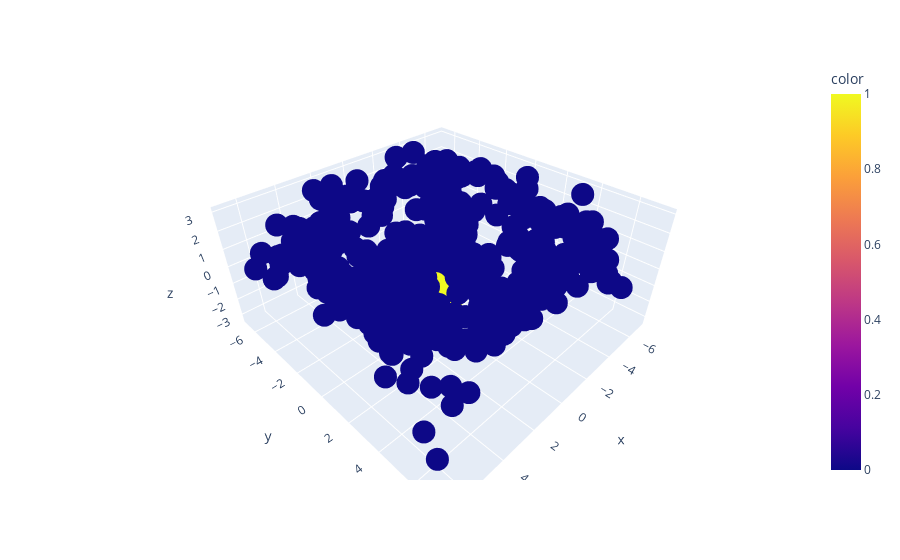

Notebook source saved alongside this figure:
### Code cell
fig = px.scatter_3d(x=X[:, 0], y=X[:, 1], z=X[:, 2], color=y)
fig.show()

### Figure 1 — Plotly figure (JSON) as saved in the notebook; plotly's stock layout.template omitted (floating-point values rounded to 4 significant figures; data arrays with more than 128 entries replaced by an {"elided": "..."} marker saying what was removed)
{"data": [{"hovertemplate": "x=%{x}<br>y=%{y}<br>z=%{z}<br>color=%{marker.color}<extra></extra>", "legendgroup": "", "marker": {"color": {"elided": "500 int values"}, "coloraxis": "coloraxis", "symbol": "circle"}, "mode": "markers", "name": "", "scene": "scene", "showlegend": false, "type": "scatter3d", "x": {"elided": "500 float values"}, "y": {"elided": "500 float values"}, "z": {"elided": "500 float values"}}], "layout": {"coloraxis": {"colorbar": {"title": {"text": "color"}}, "colorscale": [[0, "#0d0887"], [0.1111, "#46039f"], [0.2222, "#7201a8"], [0.3333, "#9c179e"], [0.4444, "#bd3786"], [0.5556, "#d8576b"], [0.6667, "#ed7953"], [0.7778, "#fb9f3a"], [0.8889, "#fdca26"], [1, "#f0f921"]]}, "legend": {"tracegroupgap": 0}, "margin": {"t": 60}, "scene": {"domain": {"x": [0, 1], "y": [0, 1]}, "xaxis": {"title": {"text": "x"}}, "yaxis": {"title": {"text": "y"}}, "zaxis": {"title": {"text": "z"}}}}}
